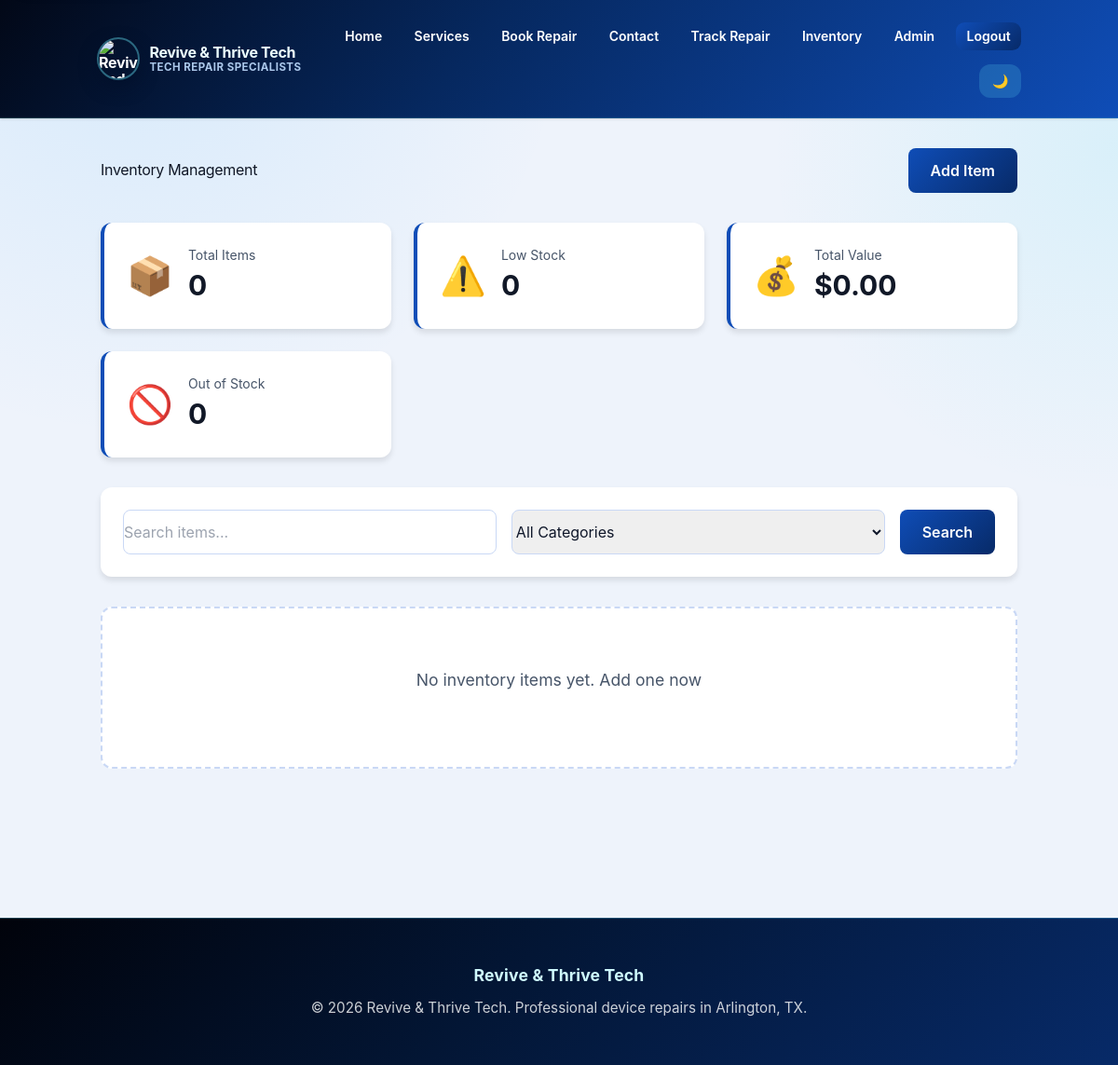
Before: /inventory (signed in) with the older database file.
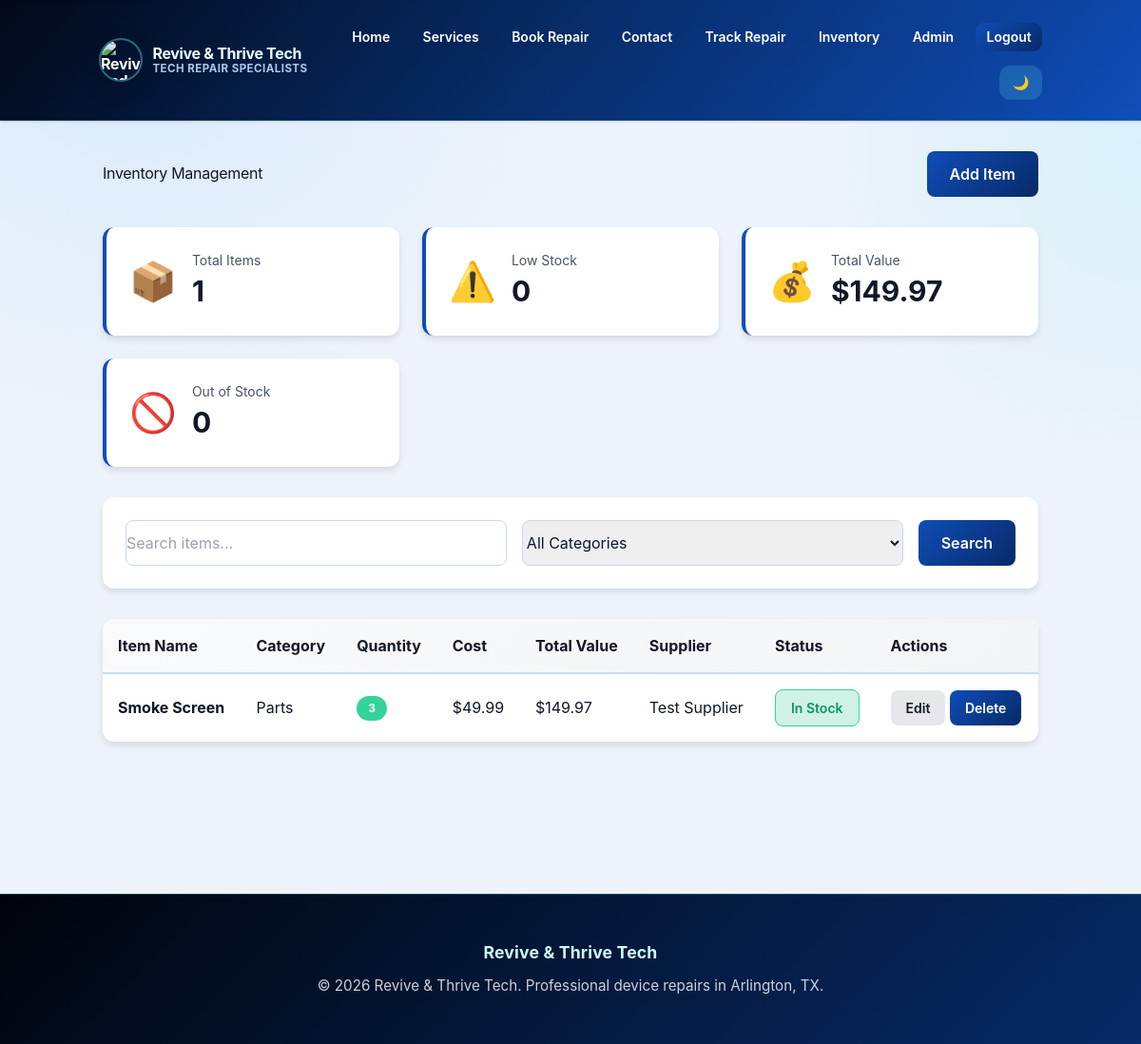
After: the same page with the newer database file.
### tables this page shows
CREATE TABLE inventory (
            id INTEGER PRIMARY KEY AUTOINCREMENT,
            item_name TEXT NOT NULL,
            category TEXT NOT NULL,
            quantity INTEGER DEFAULT 0,
            cost REAL DEFAULT 0,
            supplier TEXT,
            reorder_level INTEGER DEFAULT 5,
            created_at TEXT NOT NULL,
            updated_at TEXT NOT NULL
        , purchase_price REAL DEFAULT 0, retail_price REAL DEFAULT 0, sku TEXT DEFAULT '', location TEXT DEFAULT '', last_updated TEXT DEFAULT '');

### app.py (the view)
@app.route("/inventory")
@admin_required
def inventory():
    search_query = request.args.get("search", "").strip()
    category_filter = request.args.get("category", "").strip()
    conn = get_db_connection()
    cursor = conn.cursor()
    query = "SELECT * FROM inventory WHERE 1=1"
    params = []
    if search_query:
        query += " AND item_name LIKE ?"
        params.append(f"%{search_query}%")
    if category_filter:
        query += " AND category = ?"
        params.append(category_filter)
    query += " ORDER BY id DESC"
    cursor.execute(query, params)
    items = cursor.fetchall()
    cursor.execute("SELECT COUNT(*) FROM inventory")
    total_items = cursor.fetchone()[0]
    cursor.execute("SELECT COUNT(*) FROM inventory WHERE quantity <= reorder_level")
    low_stock = cursor.fetchone()[0]
    cursor.execute("SELECT SUM(quantity * cost) FROM inventory")
    total_value = cursor.fetchone()[0] or 0
    cursor.execute("SELECT COUNT(*) FROM inventory WHERE quantity = 0")
    out_of_stock = cursor.fetchone()[0]
    cursor.execute("SELECT DISTINCT category FROM inventory ORDER BY category")
    categories = [row[0] for row in cursor.fetchall()]
    conn.close()
    return render_template(
        "inventory.html",
        items=items,
        total_items=total_items,
        low_stock=low_stock,
        total_value=total_value,
        out_of_stock=out_of_stock,
        categories=categories,
        search_query=search_query,
        category_filter=category_filter,
    )

### app.py (called while the page is built)
@app.context_processor
def inject_template_helpers():
    return {
        "media_url": media_url,
        "is_admin_authenticated": session.get("is_admin") is True,
    }

def admin_required(view_func):
    @wraps(view_func)
    def wrapped_view(*args, **kwargs):
        if session.get("is_admin") is not True:
            flash("Please sign in as admin to access this page.", "error")
            return redirect(url_for("admin_login", next=request.path))
        return view_func(*args, **kwargs)
    return wrapped_view

### database.py (called while the page is built)
def _is_sqlite_url(database_url: str) -> bool:
    return database_url.startswith("sqlite")

def get_engine() -> Engine:
    engine = current_app.extensions.get("database_engine")
    if engine is not None:
        return engine
    database_url = current_app.config["DATABASE_URL"]
    connect_args = {"check_same_thread": False} if _is_sqlite_url(database_url) else {}
    engine = create_engine(database_url, future=True, pool_pre_ping=True, connect_args=connect_args)
    current_app.extensions["database_engine"] = engine
    return engine

    def cursor(self) -> DBCursor:
        return DBCursor(self)

    def close(self) -> None:
        self.raw.close()

### templates/inventory.html (shortened to what this page needs)
{% extends 'base.html' %}
{% block content %}
  <section class="section">
    <div class="section-header">
      <h1>Inventory Management</h1>
      <a href="/inventory/add" class="button button-primary">Add Item</a>
    </div>
    <div class="stats-grid">
      <div class="stat-card">
        <div class="stat-icon">📦</div>
        <div class="stat-content">
          <p class="stat-label">Total Items</p>
          <p class="stat-value">{{ total_items }}</p>
        </div>
      </div>
      <div class="stat-card">
        <div class="stat-icon">⚠️</div>
        <div class="stat-content">
          <p class="stat-label">Low Stock</p>
          <p class="stat-value">{{ low_stock }}</p>
        </div>
      </div>
      <div class="stat-card">
        <div class="stat-icon">💰</div>
        <div class="stat-content">
          <p class="stat-label">Total Value</p>
          <p class="stat-value">${{ '%.2f' | format(total_value) }}</p>
        </div>
      </div>
      <div class="stat-card">
        <div class="stat-icon">🚫</div>
        <div class="stat-content">
          <p class="stat-label">Out of Stock</p>
          <p class="stat-value">{{ out_of_stock }}</p>
        </div>
      </div>
    </div>
    <div class="filters">
      <form method="GET" class="filter-form">
        <input type="text" name="search" placeholder="Search items..." value="{{ search_query }}" />
        <select name="category">
          <option value="">All Categories</option>
        </select>
        <button type="submit" class="button">Search</button>
      </form>
    </div>
    {% if items %}
      <div class="table-responsive">
        <table class="table">
          <thead>
            <tr>
              <th>Item Name</th>
              <th>Category</th>
              <th>Quantity</th>
              <th>Cost</th>
              <th>Total Value</th>
              <th>Supplier</th>
              <th>Status</th>
              <th>Actions</th>
            </tr>
          </thead>
          <tbody>
            {% for item in items %}
              <tr>
                <td><strong>{{ item.item_name }}</strong></td>
                <td>{{ item.category }}</td>
                <td>
                  <span class="badge {% if item.quantity <= item.reorder_level %}badge-warning{% elif item.quantity == 0 %}badge-danger{% else %}badge-success{% endif %}">
                    {{ item.quantity }}
                  </span>
                </td>
                <td>${{ '%.2f' | format(item.cost) }}</td>
                <td>${{ '%.2f' | format(item.quantity * item.cost) }}</td>
                <td>{{ item.supplier or '—' }}</td>
                <td>
                  {% if item.quantity == 0 %}
                    <span class="tag tag-danger">Out of Stock</span>
                  {% elif item.quantity <= item.reorder_level %}
                    <span class="tag tag-warning">Low Stock</span>
                  {% else %}
                    <span class="tag tag-success">In Stock</span>
                  {% endif %}
                </td>
                <td>
                  <a href="/inventory/edit/{{ item.id }}" class="button button-sm button-secondary">Edit</a>
                  <form method="POST" action="/inventory/delete/{{ item.id }}" style="display:inline;">
                    <button type="submit" class="button button-sm button-danger" onclick="return confirm('Delete this item?')">Delete</button>
                  </form>
                </td>
              </tr>
            {% endfor %}
          </tbody>
        </table>
      </div>
    {% else %}
      <div class="empty-state">
        <p>No inventory items yet. <a href="/inventory/add">Add one now</a></p>
      </div>
    {% endif %}
  </section>
{% endblock %}

Changed rows visible on the page:
added inventory: item_name "Smoke Screen", category "Parts", quantity "3", cost "49.99", item.quantity*item.cost "149.97", supplier "Test Supplier", reorder_level "In Stock"
Other visible differences:
{{ total_items }}: "0" → "1"
{{ '%.2f' | format(total_value) }}: "0.00" → "149.97"
text no longer shown: "No inventory items yet. Add one now"
text now shown: "Item Name Category Quantity Cost Total Value Supplier Status Actions"
